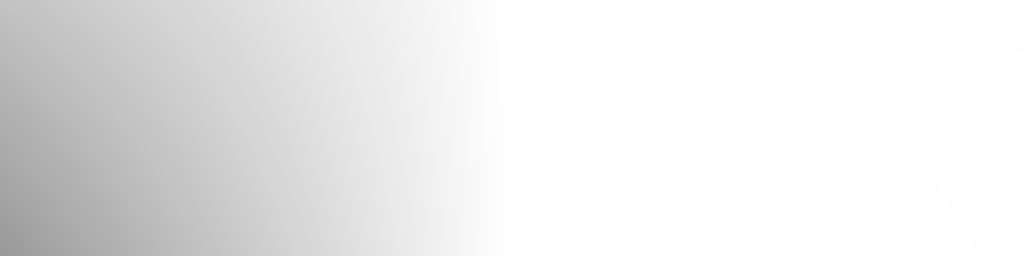
#> input picture fork/floating-media/DATA/float_lit.png, 1024 x 256 px
$ python -i print_covers.py   (imports and definitions only)
#> lines starting #> are read from the running program, lines starting #| are printed output that depends on the picture; after the words box and inside, x2 and y2 are one past the last pixel; in counts of white or black regions, pixels touching at a corner belong together
#> further down, picture is the input picture: PIL image 1024x256 RGBA; mean R, G, B, A 133.5, 133.5, 133.5, 36.6
#!/usr/bin/env python3
"""Give cover art the look of a printed sticker: CMYK halftone screens at the classic
angles (the rosette you see with a loupe), a little softness, paper grain and off-white paper.

    print_covers.py IN_DIR OUT_DIR [--cell 2.2] [--suffix _print]      process every png/jpg in a folder
    print_covers.py --vita [--systems "Sony - PlayStation Vita" ...]   pull covers from the Vita's shared
                                                                        RetroFlow COVERS folder, process them
                                                                        and upload to RetroFlow Float's private
                                                                        ux0:/data/RetroFlowFloat/PRINT/COVERS/
RetroFlow Float prefers a PRINT copy when one exists (FLOAT.label_path), normal RetroFlow never sees them.
"""
import argparse, io, math, os, subprocess, sys, urllib.parse
import numpy as np
from PIL import Image, ImageFilter

ANGLES = {"c": 15.0, "m": 75.0, "y": 0.0, "k": 45.0}


def screen(density, cell, angle, ss):
    """Halftone one ink: density 0..1 (already at supersampled size) -> ink coverage 0..1."""
    h, w = density.shape
    ys, xs = np.mgrid[0:h, 0:w].astype(np.float32)
    a = math.radians(angle)
    c = cell * ss
    u = (xs * math.cos(a) + ys * math.sin(a)) / c
    v = (-xs * math.sin(a) + ys * math.cos(a)) / c
    du, dv = u - np.floor(u) - 0.5, v - np.floor(v) - 0.5
    dist = np.sqrt(du * du + dv * dv)                      # 0 at the cell centre, up to ~0.7 at a corner
    # density sampled at the cell centre (box average keeps the dots clean)
    cu, cv = np.floor(u) + 0.5, np.floor(v) + 0.5
    cx = (cu * math.cos(a) - cv * math.sin(a)) * c
    cy = (cu * math.sin(a) + cv * math.cos(a)) * c
    xi = np.clip(cx.round().astype(int), 0, w - 1)
    yi = np.clip(cy.round().astype(int), 0, h - 1)
    blurred = np.asarray(Image.fromarray((density * 255).astype(np.uint8)).filter(ImageFilter.BoxBlur(c / 2))).astype(np.float32) / 255
    d = blurred[yi, xi]
    r = np.sqrt(np.clip(d, 0, 1) / math.pi)                # dot radius (in cells) with area = density
    edge = 0.35 / ss                                       # soft edge, antialiased
    return np.clip((r - dist) / edge + 0.5, 0, 1)


def print_effect(img, cell=1.6, ss=3, paper=(0.985, 0.978, 0.962), grain=0.012, soften=0.35, gcr=0.85, mix=0.35):
#> called with cell = 1.6, ss = 3, paper = (0.985, 0.978, 0.962), grain = 0.012, soften = 0.35, gcr = 0.85, mix = 0.35
    img = img.convert("RGB")
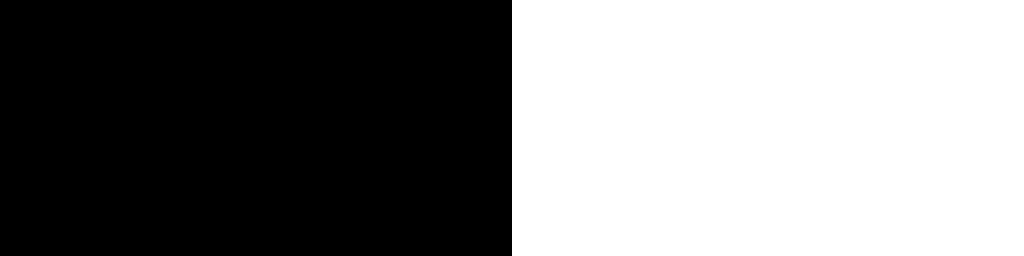
#> img: PIL image 1024x256 RGB; values 12 (black) and 255 (white), 50% white; 1 white region, box (x1, y1, x2, y2) and area: (512, 0, 1024, 256) 131072
    orig = np.asarray(img).astype(np.float32)
    w, h = img.size
#> w = 1024; h = 256
    big = np.asarray(img.resize((w * ss, h * ss), Image.LANCZOS)).astype(np.float32) / 255
    r, g, b = big[..., 0], big[..., 1], big[..., 2]
    k = 1 - np.max(big, axis=-1)
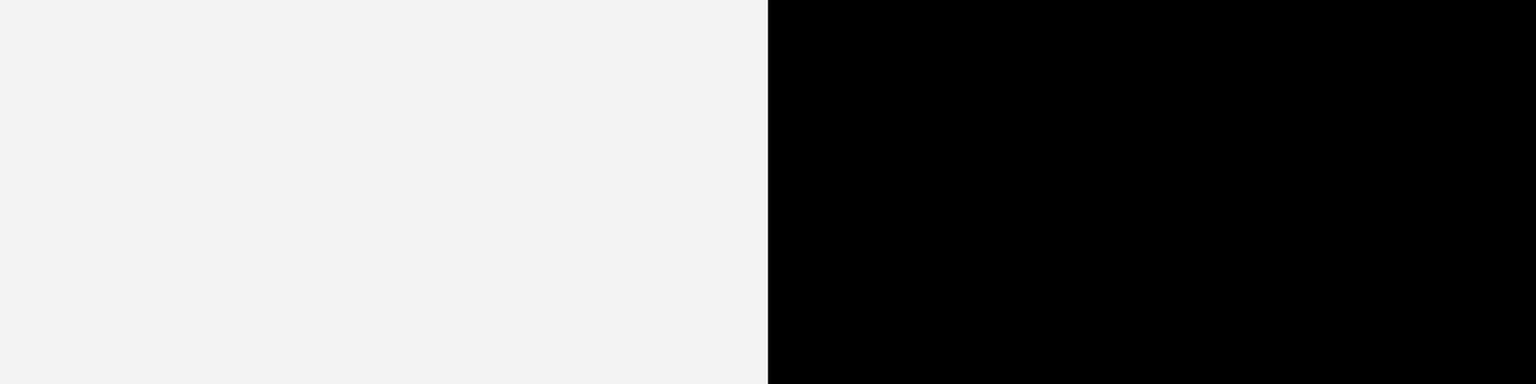
#> k: shape (768, 3072) float32 (shown at 1/2 size); min 0, max 1, mean 0.477
    k = k * gcr                                            # partial black replacement keeps colours rich
    den = 1 - k + 1e-6
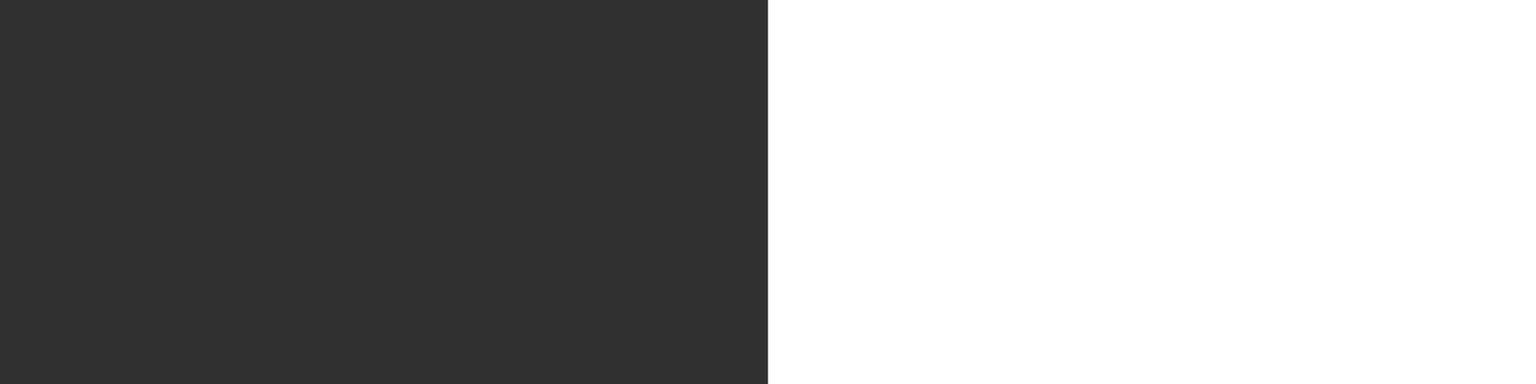
#> den: shape (768, 3072) float32 (shown at 1/2 size); min 0.15, max 1, mean 0.595
    c = np.clip((1 - r - k) / den, 0, 1)
    m = np.clip((1 - g - k) / den, 0, 1)
    y = np.clip((1 - b - k) / den, 0, 1)
    inks = {n: screen(v, cell, ANGLES[n], ss) for n, v in (("c", c), ("m", m), ("y", y), ("k", k))}
#> inks = 4 items
    # ink colours a little impure, like real process inks
    out = np.ones_like(big) * np.array(paper, np.float32)
    for n, col in (("c", (0.0, 0.62, 0.90)), ("m", (0.90, 0.07, 0.50)), ("y", (1.0, 0.90, 0.05)), ("k", (0.10, 0.10, 0.12))):
        a = inks[n][..., None]
        out = out * (1 - a) + out * np.array(col, np.float32) * a
#> this loop made 4 passes
#> pass 1, in print_effect, `a = inks[n][..., None]`:
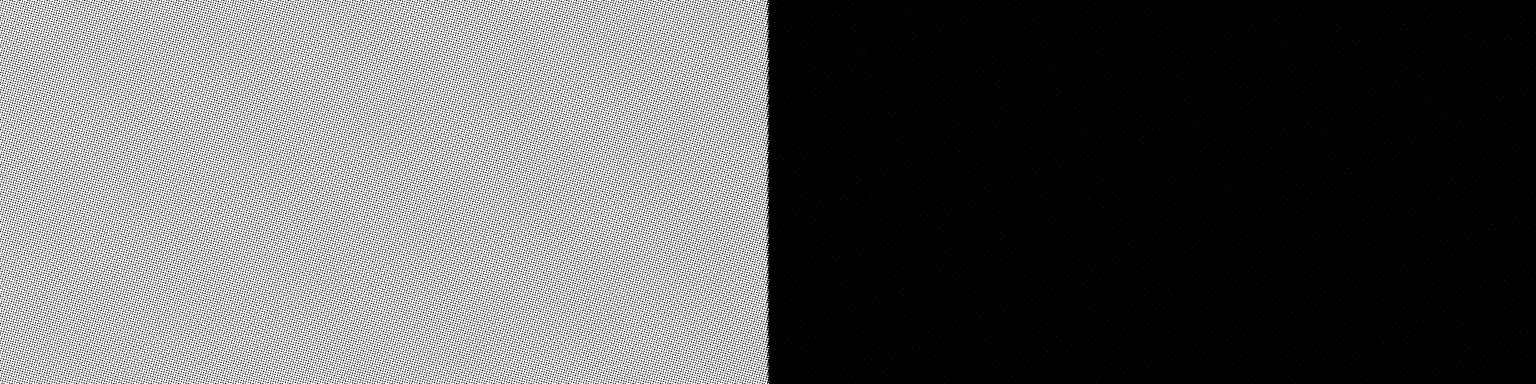
#> a: shape (768, 3072, 1) float32 (shown at 1/2 size); min 0, max 1, mean 0.373
#> pass 1, in print_effect, `out = out * (1 - a) + out * np.array(col, np.float32) * a`:
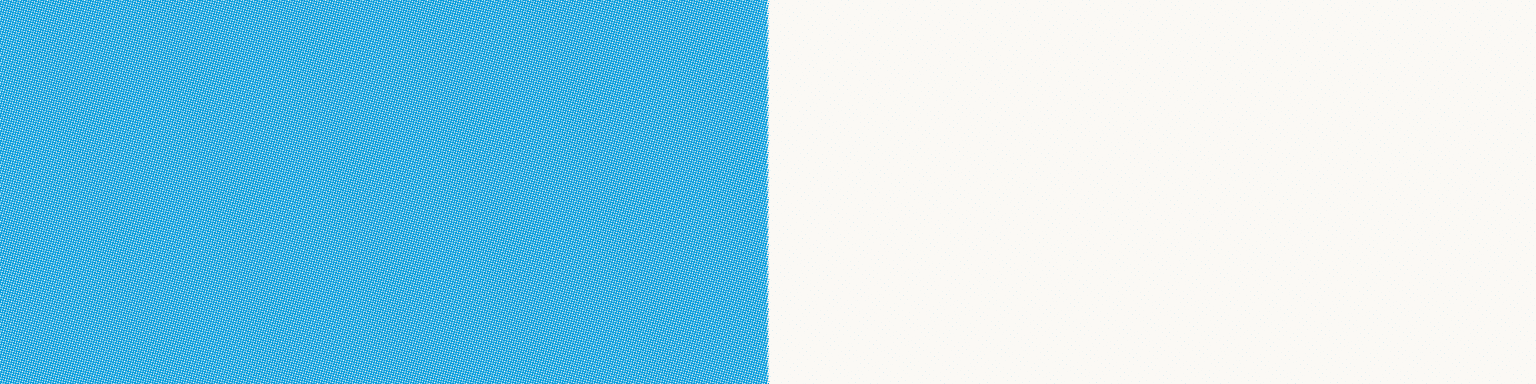
#> out: shape (768, 3072, 3) float32 (shown at 1/2 size); mean of channels 0, 1, 2 0.625, 0.851, 0.934; drawn as R, G, B
#> after the loop:
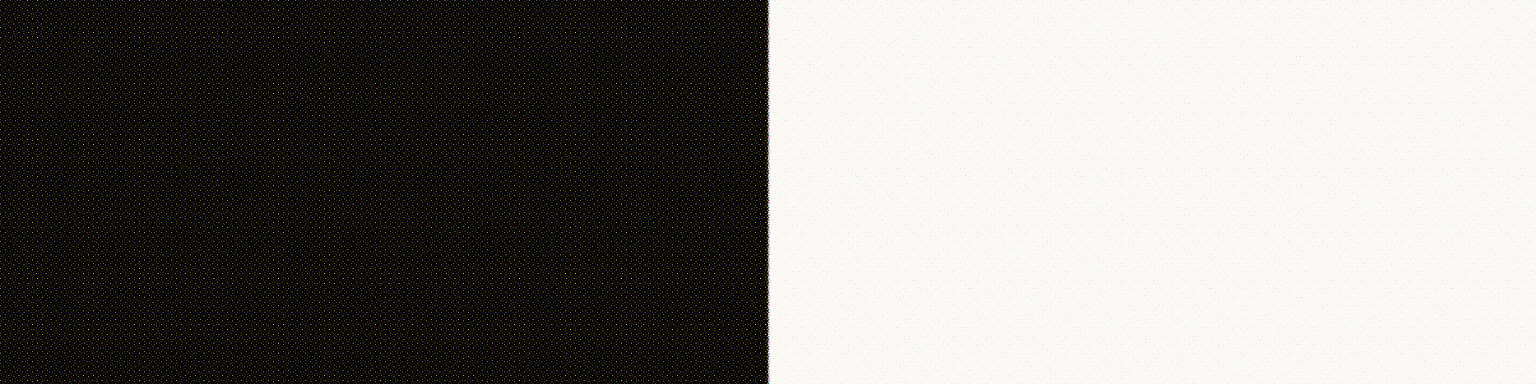
#> out: shape (768, 3072, 3) float32 (shown at 1/2 size); mean of channels 0, 1, 2 0.53, 0.521, 0.5; drawn as R, G, B
    out = np.clip(out, 0, 1)
    res = Image.fromarray((out * 255).astype(np.uint8)).filter(ImageFilter.GaussianBlur(soften * ss)).resize((w, h), Image.LANCZOS)
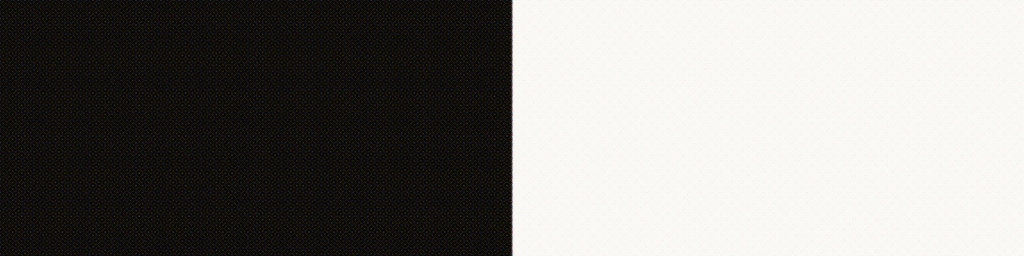
#> res: PIL image 1024x256 RGB; mean R, G, B 133.6, 131.5, 128.1
    arr = np.asarray(res).astype(np.float32) * (1 - mix) + orig * mix     # a little of the original keeps it legible
    noise = np.random.default_rng(7).normal(0, grain * 255, (h, w, 1))
    arr = np.clip(arr + noise, 0, 255)
    return Image.fromarray(arr.astype(np.uint8))


def process_folder(inp, out, cell, suffix):
    os.makedirs(out, exist_ok=True)
    n = 0
    for f in sorted(os.listdir(inp)):
        if f.lower().endswith((".png", ".jpg", ".jpeg")):
            base, _ = os.path.splitext(f)
            print_effect(Image.open(os.path.join(inp, f)), cell).save(os.path.join(out, base + suffix + ".png"))
            n += 1
    print(f"{out}: {n} covers")


def vita_run(systems, cell, ip, port):
    base = f"ftp://{ip}:{port}/ux0:/data/RetroFlow/COVERS/"
    dst = f"ftp://{ip}:{port}/ux0:/data/RetroFlowFloat/PRINT/COVERS/"
    for sysname in systems:
        q = urllib.parse.quote(sysname)
        listing = subprocess.run(["curl", "-s", "--max-time", "60", f"{base}{q}/"], capture_output=True, text=True).stdout
        names = [l.split()[-1] for l in listing.splitlines() if l.lower().endswith(".png") or l.lower().endswith(".jpg")]
        print(f"{sysname}: {len(names)} covers")
        for name in names:
            raw = subprocess.run(["curl", "-s", "--max-time", "120", f"{base}{q}/{urllib.parse.quote(name)}"], capture_output=True).stdout
            if not raw:
                print("  skip (download failed):", name); continue
            img = print_effect(Image.open(io.BytesIO(raw)), cell)
            buf = io.BytesIO(); img.save(buf, "PNG")
            outname = os.path.splitext(name)[0] + ".png"
            r = subprocess.run(["curl", "-sS", "--max-time", "120", "--ftp-create-dirs", "--ftp-method", "nocwd", "-T", "-",
                                f"{dst}{q}/{urllib.parse.quote(outname)}"], input=buf.getvalue(), capture_output=True)
            print("  ", "ok " if r.returncode == 0 else "FAIL", outname, r.stderr.decode().strip()[:80])


# [15 lines not run here, left out]

>>> from PIL import Image
>>> picture = Image.open('DATA/float_lit.png')
>>> result = print_effect(picture)

$ run again, on fork/floating-media/DATA/float_psx_shadow.png
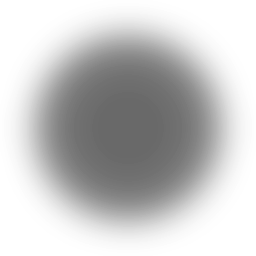
#> input picture fork/floating-media/DATA/float_psx_shadow.png, 256 x 256 px
#> picture is the input picture: PIL image 256x256 RGBA; mean R, G, B, A 0, 0, 0, 56.6
#> img: PIL image 256x256 RGB; every value is 0
#> orig: shape (256, 256, 3) float32; every value is 0
#> big: shape (768, 768, 3) float32; every value is 0
#> r: shape (768, 768) float32; every value is 0
#> den: shape (768, 768) float32; every value is 0.15
#> c: shape (768, 768) float32; every value is 1
#> inks = 4 items
#> in print_effect, `arr = np.clip(arr + noise, 0, 255)`:
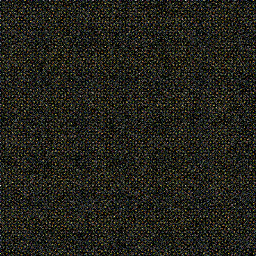
#> arr: shape (256, 256, 3) float64; mean R, G, B 4.2, 4.2, 3.3; drawn with min black and max white
#> in print_effect, `return Image.fromarray(arr.astype(np.uint8))`:
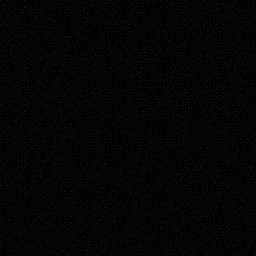
#> returned value: PIL image 256x256 RGB; mean R, G, B 3.8, 3.8, 2.9
